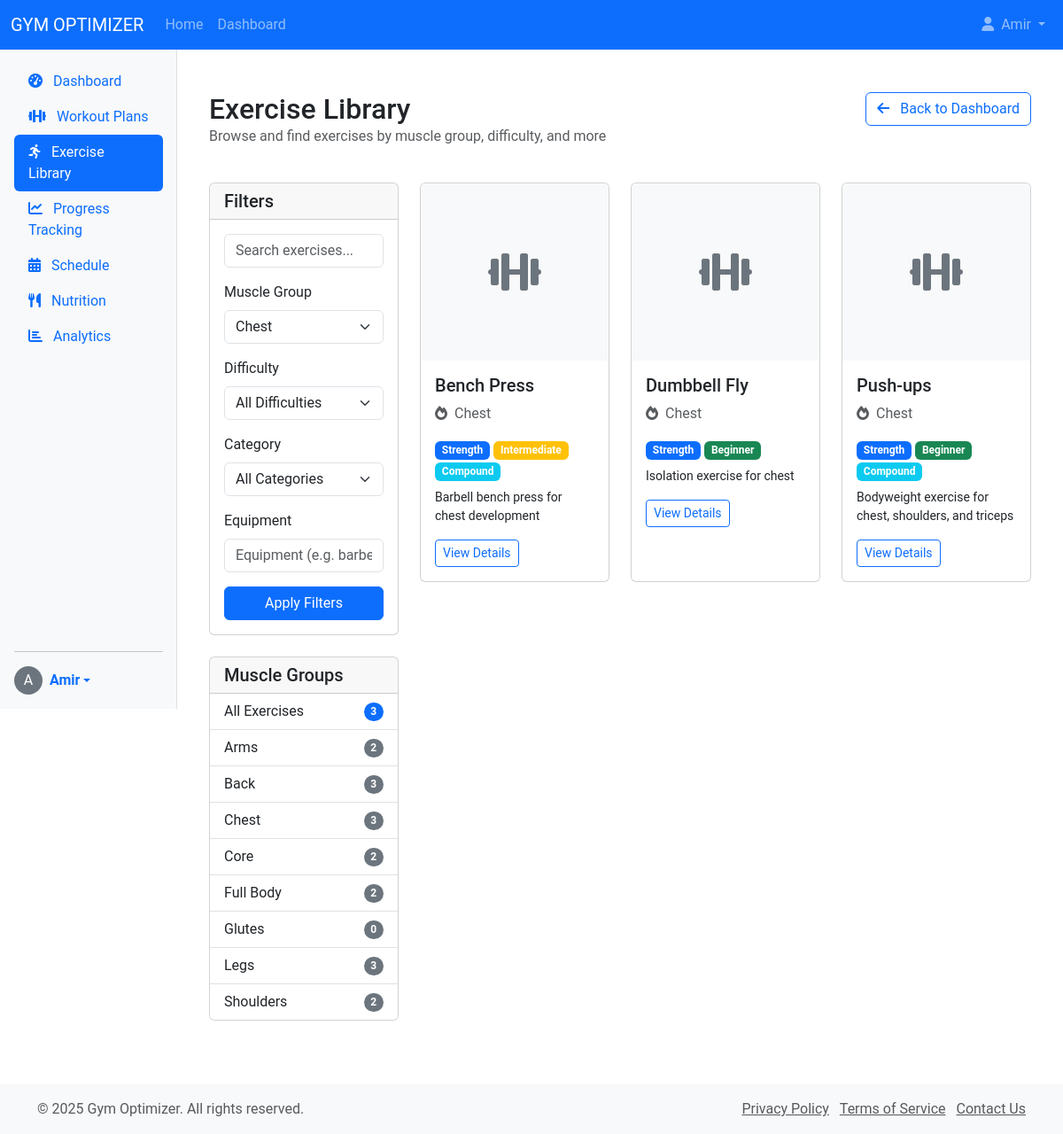
The page /workouts/exercises/?muscle_group=1 (signed in) on the database its author committed.
### workouts/models.py (models this page shows, shortened)
class MuscleGroup(models.Model):
    name = models.CharField(max_length=50, unique=True)
    description = models.TextField(blank=True)
    image = models.ImageField(upload_to='muscle_groups/', blank=True, null=True)
    class Meta:
        ordering = ['name']
    def __str__(self):
        return self.name

class Exercise(models.Model):
    DIFFICULTY_CHOICES = (
        ('beginner', 'Beginner'),
        ('intermediate', 'Intermediate'),
        ('advanced', 'Advanced'),
    )
    CATEGORY_CHOICES = (
        ('strength', 'Strength'),
        ('cardio', 'Cardio'),
        ('flexibility', 'Flexibility'),
        ('balance', 'Balance'),
    )
    name = models.CharField(max_length=100)
    description = models.TextField()
    muscle_group = models.ForeignKey(MuscleGroup, on_delete=models.CASCADE, related_name='exercises')
    secondary_muscle_groups = models.ManyToManyField(MuscleGroup, related_name='secondary_exercises', blank=True)
    difficulty = models.CharField(max_length=15, choices=DIFFICULTY_CHOICES, default='beginner')
    category = models.CharField(max_length=15, choices=CATEGORY_CHOICES, default='strength')
    instructions = models.TextField()
    video_url = models.URLField(blank=True)
    image = models.ImageField(upload_to='exercises/', blank=True, null=True)
    equipment_needed = models.CharField(max_length=255, blank=True)
    is_compound = models.BooleanField(default=False, help_text="Is this a compound exercise?")
    class Meta:
        ordering = ['name']

### workouts/views.py (the view)
# urls.py: path('exercises/', views.exercise_library, name='exercise_library'),
@login_required
def exercise_library(request):
    form = ExerciseFilterForm(request.GET)
    exercises = Exercise.objects.all()
    if form.is_valid():
        if form.cleaned_data['search']:
            query = form.cleaned_data['search']
            exercises = exercises.filter(
                Q(name__icontains=query) |
                Q(description__icontains=query)
            )
        if form.cleaned_data['muscle_group']:
            muscle_group = form.cleaned_data['muscle_group']
            exercises = exercises.filter(
                Q(muscle_group=muscle_group) |
                Q(secondary_muscle_groups=muscle_group)
            ).distinct()
        if form.cleaned_data['difficulty']:
            exercises = exercises.filter(difficulty=form.cleaned_data['difficulty'])
        if form.cleaned_data['category']:
            exercises = exercises.filter(category=form.cleaned_data['category'])
        if form.cleaned_data['equipment']:
            equipment = form.cleaned_data['equipment']
            exercises = exercises.filter(equipment_needed__icontains=equipment)
    muscle_groups = MuscleGroup.objects.annotate(
        exercise_count=Count('exercises')
    ).order_by('name')
    context = {
        'exercises': exercises,
        'muscle_groups': muscle_groups,
        'form': form,
    }
    return render(request, 'workouts/exercise_library.html', context)

### workouts/templates/workouts/exercise_library.html (shortened to what this page needs)
{% extends 'base.html' %}
{% block content %}
<div class="container-fluid py-4">
    <div class="row mb-4">
        <div class="col-md-8">
            <h1 class="h2 mb-0">Exercise Library</h1>
            <p class="text-muted">Browse and find exercises by muscle group, difficulty, and more</p>
        </div>
        <div class="col-md-4 text-md-end">
            <a href="{% url 'dashboard' %}" class="btn btn-outline-primary">
                <i class="fas fa-arrow-left me-2"></i> Back to Dashboard
            </a>
        </div>
    </div>
    <div class="row mb-4">
        <div class="col-md-3">
            <div class="card mb-4">
                <div class="card-header">
                    <h5 class="mb-0">Filters</h5>
                </div>
                <div class="card-body">
                    <form method="GET" action="">
                        <div class="mb-3">
                            {{ form.search }}
                        </div>
                        <div class="mb-3">
                            <label class="form-label">Muscle Group</label>
                            {{ form.muscle_group }}
                        </div>
                        <div class="mb-3">
                            <label class="form-label">Difficulty</label>
                            {{ form.difficulty }}
                        </div>
                        <div class="mb-3">
                            <label class="form-label">Category</label>
                            {{ form.category }}
                        </div>
                        <div class="mb-3">
                            <label class="form-label">Equipment</label>
                            {{ form.equipment }}
                        </div>
                        <div class="d-grid">
                            <button type="submit" class="btn btn-primary">Apply Filters</button>
                        </div>
                    </form>
                </div>
            </div>
            <div class="card">
                <div class="card-header">
                    <h5 class="mb-0">Muscle Groups</h5>
                </div>
                <div class="list-group list-group-flush">
                    <a href="{% url 'exercise_library' %}" class="list-group-item list-group-item-action d-flex justify-content-between align-items-center">
                        All Exercises
                        <span class="badge bg-primary rounded-pill">{{ exercises.count }}</span>
                    </a>
                    {% for group in muscle_groups %}
                    <a href="{% url 'exercise_library' %}?muscle_group={{ group.id }}" class="list-group-item list-group-item-action d-flex justify-content-between align-items-center">
                        {{ group.name }}
                        <span class="badge bg-secondary rounded-pill">{{ group.exercise_count }}</span>
                    </a>
                    {% endfor %}
                </div>
            </div>
        </div>
        <div class="col-md-9">
            <div class="row">
                {% if exercises %}
                    {% for exercise in exercises %}
                    <div class="col-md-4 mb-4">
                        <div class="card h-100 exercise-card">
                            {% if exercise.image %}
                                <img src="{{ exercise.image.url }}" class="card-img-top exercise-image" alt="{{ exercise.name }}">
                            {% else %}
                                <div class="card-img-top exercise-image bg-light d-flex align-items-center justify-content-center">
                                    <i class="fas fa-dumbbell fa-3x text-secondary"></i>
                                </div>
                            {% endif %}
                            <div class="card-body">
                                <h5 class="card-title exercise-name">{{ exercise.name }}</h5>
                                <p class="card-text text-muted exercise-muscle-group"><i class="fas fa-fire me-2"></i>{{ exercise.muscle_group.name }}</p>
                                <div class="mb-2">
                                    <span class="badge bg-primary">{{ exercise.get_category_display }}</span>
                                    <span class="badge {% if exercise.difficulty == 'beginner' %}bg-success{% elif exercise.difficulty == 'intermediate' %}bg-warning{% else %}bg-danger{% endif %}">
                                        {{ exercise.get_difficulty_display }}
                                    </span>
                                    {% if exercise.is_compound %}<span class="badge bg-info">Compound</span>{% endif %}
                                </div>
                                <p class="card-text small mb-3">{{ exercise.description|truncatechars:100 }}</p>
                                <a href="{% url 'exercise_detail' exercise.id %}" class="btn btn-sm btn-outline-primary">View Details</a>
                            </div>
                        </div>
                    </div>
                    {% endfor %}
                {% else %}
                    <div class="col-12">
                        <div class="alert alert-info">
                            No exercises found matching your criteria. Try adjusting your filters.
                        </div>
                    </div>
                {% endif %}
            </div>
        </div>
    </div>
</div>
{% endblock %}

### templates/includes/header.html (shortened to what this page needs)
<header class="navbar navbar-expand-lg navbar-dark bg-primary sticky-top">
    <div class="container-fluid">
        <a class="navbar-brand" href="{% url 'home' %}">GYM OPTIMIZER</a>
        <div class="collapse navbar-collapse" id="navbarNav">
            <ul class="navbar-nav me-auto">
                <li class="nav-item">
                    <a class="nav-link" href="{% url 'home' %}">Home</a>
                </li>
                {% if user.is_authenticated %}
                <li class="nav-item">
                    <a class="nav-link" href="{% url 'dashboard' %}">Dashboard</a>
                </li>
                {% endif %}
            </ul>
            <ul class="navbar-nav">
                {% if user.is_authenticated %}
                <li class="nav-item dropdown">
                    <a class="nav-link dropdown-toggle" href="#" id="navbarDropdown" role="button" data-bs-toggle="dropdown" aria-expanded="false">
                        <i class="fas fa-user me-1"></i> {{ user.username }}
                    </a>
                </li>
                {% endif %}
            </ul>
        </div>
    </div>
</header>

### templates/includes/sidebar.html (shortened to what this page needs)
<div class="d-flex flex-column flex-shrink-0 p-3 bg-light sidebar" style="height: calc(100vh - 56px);">
    <ul class="nav nav-pills flex-column mb-auto">
        <li class="nav-item">
            <a href="{% url 'dashboard' %}" class="nav-link {% if request.resolver_match.url_name == 'dashboard' %}active{% endif %}" aria-current="page">
                <i class="fas fa-tachometer-alt me-2"></i> Dashboard
            </a>
        </li>
        <li>
            <a href="{% url 'workout_plans' %}" class="nav-link {% if 'plan' in request.resolver_match.url_name %}active{% endif %}">
                <i class="fas fa-dumbbell me-2"></i> Workout Plans
            </a>
        </li>
        <li>
            <a href="{% url 'exercise_library' %}" class="nav-link {% if 'exercise' in request.resolver_match.url_name %}active{% endif %}">
                <i class="fas fa-running me-2"></i> Exercise Library
            </a>
        </li>
        <li>
            <a href="{% url 'progress_tracking' %}" class="nav-link {% if 'progress' in request.resolver_match.url_name %}active{% endif %}">
                <i class="fas fa-chart-line me-2"></i> Progress Tracking
            </a>
        </li>
        <li>
            <a href="{% url 'schedule' %}" class="nav-link {% if 'schedule' in request.resolver_match.url_name %}active{% endif %}">
                <i class="fas fa-calendar-alt me-2"></i> Schedule
            </a>
        </li>
        <li>
            <a href="{% url 'nutrition' %}" class="nav-link {% if 'nutrition' in request.resolver_match.url_name %}active{% endif %}">
                <i class="fas fa-utensils me-2"></i> Nutrition
            </a>
        </li>
        <li>
            <a href="{% url 'analytics' %}" class="nav-link {% if 'analytics' in request.resolver_match.url_name %}active{% endif %}">
                <i class="fas fa-chart-bar me-2"></i> Analytics
            </a>
        </li>
    </ul>
    <hr>
    <div class="dropdown">
        <a href="#" class="d-flex align-items-center text-decoration-none dropdown-toggle" id="dropdownUser1" data-bs-toggle="dropdown" aria-expanded="false">
            {% if user.userprofile.avatar %}
                <img src="{{ user.userprofile.avatar.url }}" alt="Profile picture" width="32" height="32" class="rounded-circle me-2">
            {% else %}
                <div class="rounded-circle bg-secondary text-white d-flex align-items-center justify-content-center me-2" style="width: 32px; height: 32px;">
                    {{ user.username|first|upper }}
                </div>
            {% endif %}
            <strong>{{ user.username }}</strong>
        </a>
    </div>
</div>

### static/css/style.css (style rules this page uses)
body { font-family: 'Roboto', sans-serif; min-height: 100vh; display: flex; flex-direction: column; }
.sidebar { box-shadow: inset -1px 0 0 rgba(0, 0, 0, .1); }
.card { transition: transform 0.3s, box-shadow 0.3s; }
.exercise-card .exercise-image { height: 200px; object-fit: cover; }

### rows shown on the page
MuscleGroup: name "Arms", exercise_count "2"
MuscleGroup: name "Back", exercise_count "3"
MuscleGroup: name "Chest", exercise_count "3"
MuscleGroup: name "Core", exercise_count "2"
MuscleGroup: name "Full Body", exercise_count "2"
MuscleGroup: name "Glutes", exercise_count "0"
MuscleGroup: name "Legs", exercise_count "3"
MuscleGroup: name "Shoulders", exercise_count "2"
Exercise: name "Bench Press", muscle_group.name "Chest", category "Strength", difficulty "Intermediate", is_compound "Compound", description "Barbell bench press for chest development"
Exercise: name "Dumbbell Fly", muscle_group.name "Chest", category "Strength", difficulty "Beginner", description "Isolation exercise for chest"
Exercise: name "Push-ups", muscle_group.name "Chest", category "Strength", difficulty "Beginner", is_compound "Compound", description "Bodyweight exercise for chest, shoulders, and triceps"

### other values the page prints
{{ user.username }} "Amir"
{{ user.username|first|upper }} "A"
{{ exercises.count }} "3"
